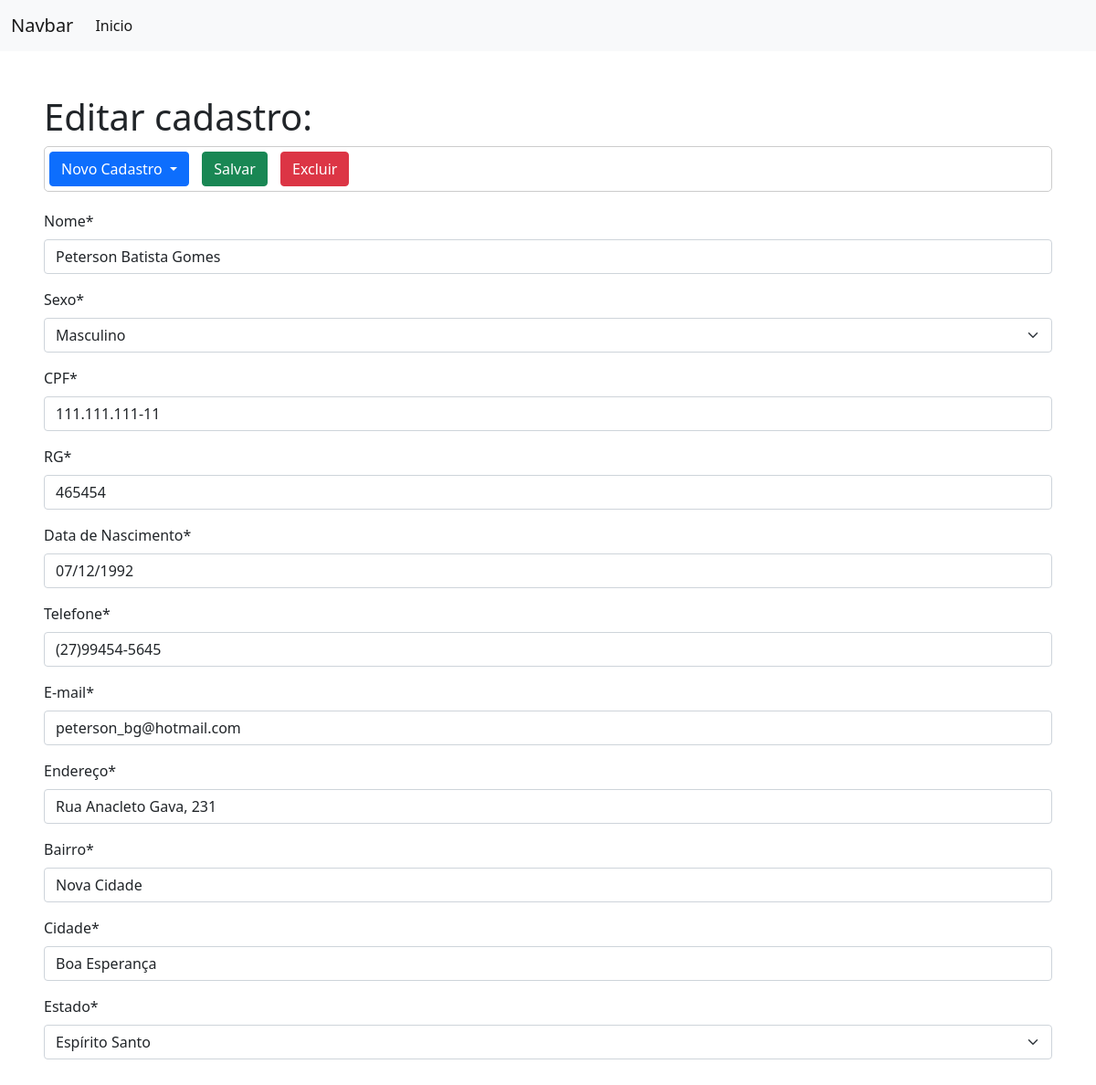
/editar_pf/1/, run on an earlier commit of the app's database.
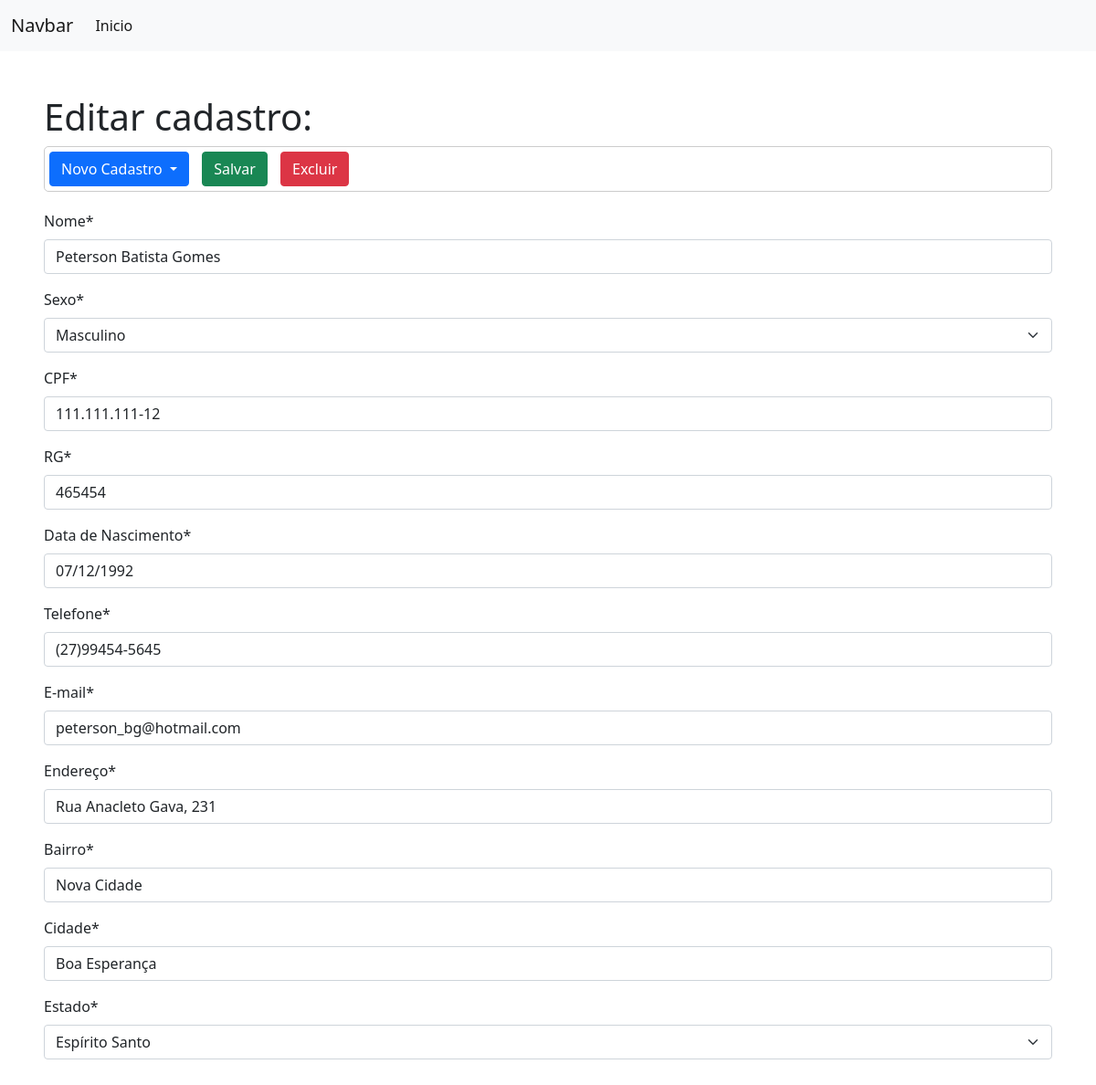
And on a later commit of the database.
### formulario/models.py (models this page shows, shortened)
class DadosPessoa(models.Model):
    SEXO_CHOICE = (
        ('M', 'Masculino'),
        ('F', 'Feminino')
    )
    UF_CHOICES = (
        ('AC', 'Acre'),
        ('AL', 'Alagoas'),
        ('AP', 'Amapá'),
        ('BA', 'Bahia'),
        ('CE', 'Ceará'),
        ('DF', 'Distrito Federal'),
        ('ES', 'Espírito Santo'),
        ('GO', 'Goiás'),
        ('MA', 'Maranão'),
        ('MG', 'Minas Gerais'),
        ('MS', 'Mato Grosso do Sul'),
        ('MT', 'Mato Grosso'),
        ('PA', 'Pará'),
        ('PB', 'Paraíba'),
        ('PE', 'Pernanbuco'),
        ('PI', 'Piauí'),
        ('PR', 'Paraná'),
        ('RJ', 'Rio de Janeiro'),
        ('RN', 'Rio Grande do Norte'),
        ('RO', 'Rondônia'),
        ('RR', 'Roraima'),
        ('RS', 'Rio Grande do Sul'),
        ('SC', 'Santa Catarina'),
        ('SE', 'Sergipe'),
        ('SP', 'São Paulo'),
        ('TO', 'Tocantins')
    )
    nome = models.CharField(max_length=100, verbose_name='Nome')
    sexo = models.CharField(max_length=1, choices=SEXO_CHOICE, verbose_name='Sexo')
    cpf = models.CharField(max_length=14, verbose_name='CPF')
    rg = models.CharField(max_length=11, verbose_name='RG')
    dt_nasc = models.DateField(verbose_name='Data de Nascimento', null=True)
    cnpj = models.CharField(max_length=20, verbose_name='CNPJ')
    insc_estadual = models.CharField(max_length=15, verbose_name='Inscrição Estadual')
    telefone = models.CharField(max_length=15, verbose_name='Telefone')
    email = models.CharField(max_length=100, verbose_name='E-mail')
    endereco = models.CharField(max_length=100, verbose_name='Endereço')
    bairro = models.CharField(max_length=100, verbose_name='Bairro')
    cidade = models.CharField(max_length=50, verbose_name='Cidade')
    estado = models.CharField(max_length=2, choices=UF_CHOICES, verbose_name='Estado')

### formulario/views.py (the view)
# urls.py: path('editar_pf/<int:id>/', views.editar_cadastro_pf, name='editar-cadastro-pf'),
def editar_cadastro_pf(request, id):
    cad = get_object_or_404(DadosPessoa, pk=id)
    form_pf = FormPessoaFisica(instance=cad)
    if request.method == 'POST':
        form_pf = FormPessoaFisica(request.POST, instance=cad)
        if not form_pf.is_valid():
            return render(request, 'cadastro/edit_pf.html', {'form': form_pf})
        else:
            cad.save()
            return redirect('/')
    else:
        return render(request, 'cadastro/edit_pf.html', {'form': form_pf})

### formulario/forms.py
class FormPessoaFisica(forms.ModelForm):
    class Meta:
        model = DadosPessoa
        exclude = 'cnpj', 'insc_estadual'

### formulario/templates/cadastro/edit_pf.html (shortened to what this page needs)
<!DOCTYPE html>
{% extends 'base.html' %}
{% load crispy_forms_tags %}
{% load static %}
   {% block content %}
        <h1>Editar cadastro:</h1>
        <form method="POST">
            <div class="dropdown">
                <button class="btn btn-primary dropdown-toggle" type="button" id="dropdownMenuButton1" data-bs-toggle="dropdown" aria-expanded="false">
                    Novo Cadastro
                </button>
                <input type="submit" class="btn btn-success" value="Salvar">
                <button type="button" class="btn btn-danger">Excluir</button>
            </div>
            {{form|crispy}}
        </form>
   {% endblock %}

What changed in the data, as far as the page shows it:
changed DadosPessoa "Peterson Batista Gomes": cpf "111.111.111-11" → "111.111.111-12"
